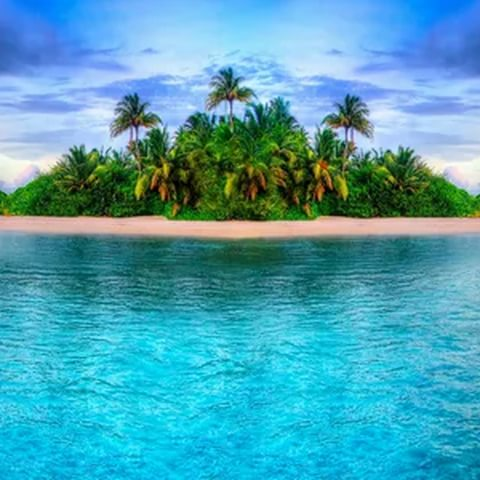
#> input picture Image Processing/Input/Sample.jpg, 480 x 480 px, found by its file name
$ python 'RGB to Gray.py'
#> lines starting #> are read from the running program, lines starting #| are printed output that depends on the picture
from PIL import Image, ImageFilter, ImageEnhance
import cv2
from matplotlib import pyplot as plt
import numpy as np

# For RGB to Gray Conda
img = cv2.imread('C:/Users/Haseeb/Desktop/Image Processing/Input/Sample.jpg')
#> img is the input picture: shape (480, 480, 3); mean B, G, R 180.7, 161.5, 75
img=cv2.cvtColor(img,cv2.COLOR_BGR2RGB)
gray = cv2.cvtColor(img, cv2.COLOR_BGR2GRAY)
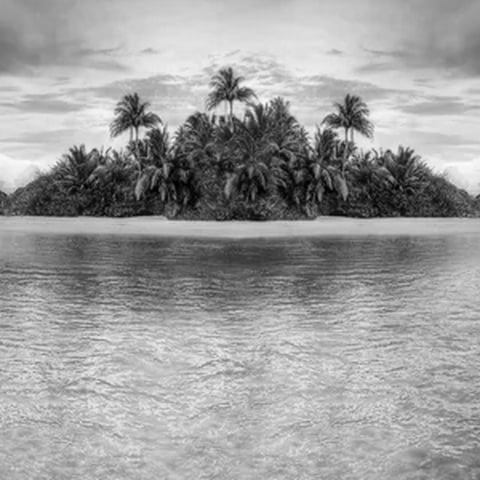
#> gray: shape (480, 480); min 0, max 252, mean 157.4
plt.figure(figsize=(8,8))
plt.imshow(gray,cmap="gray")
plt.axis('off')
plt.title("GrayScale Image")
plt.show()

$ run again, with Image Processing/Input/BG.jpg copied over Image Processing/Input/Sample.jpg
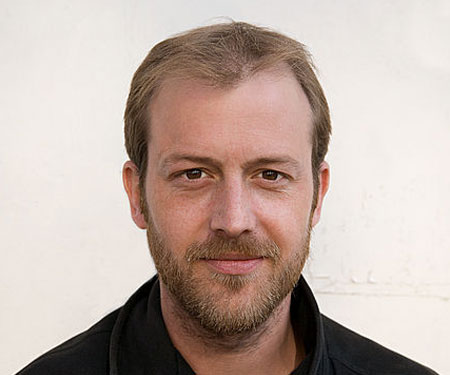
#> input picture Image Processing/Input/BG.jpg, 450 x 375 px, found by its file name
#> img is the input picture: shape (375, 450, 3); mean B, G, R 165.6, 173.8, 191
#> `gray = cv2.cvtColor(img, cv2.COLOR_BGR2GRAY)`:
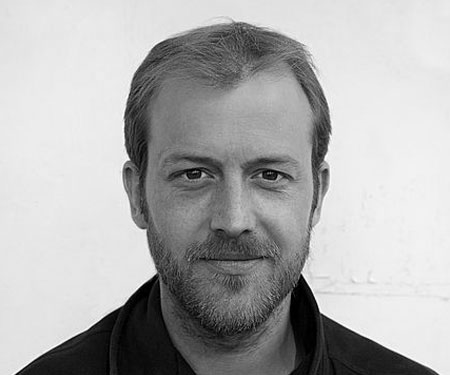
#> gray: shape (375, 450); min 0, max 254, mean 173.2
